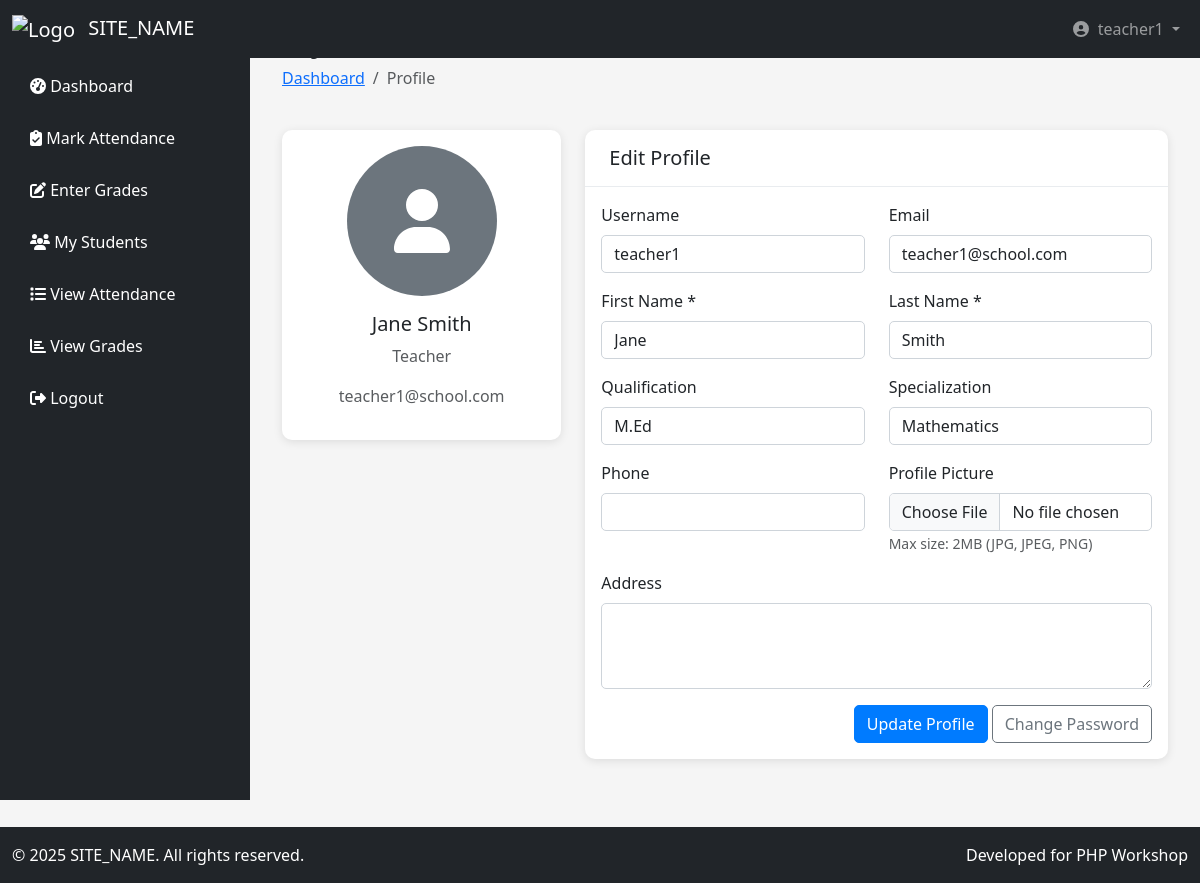
Page /pages/settings/profile.php (signed in) on the committed database.
### tables this page shows
CREATE TABLE teachers (
    teacher_id INT PRIMARY KEY AUTO_INCREMENT,
    user_id INT UNIQUE,
    employee_number VARCHAR(20) UNIQUE NOT NULL,
    first_name VARCHAR(50) NOT NULL,
    last_name VARCHAR(50) NOT NULL,
    qualification VARCHAR(100),
    specialization VARCHAR(100),
    hire_date DATE,
    salary DECIMAL(10,2),
    phone VARCHAR(20),
    address TEXT,
    profile_picture VARCHAR(255),
    created_at DATETIME DEFAULT CURRENT_TIMESTAMP,
    FOREIGN KEY (user_id) REFERENCES users(user_id) ON DELETE CASCADE,
    INDEX idx_employee_number (employee_number)
);

CREATE TABLE users (
    user_id INT PRIMARY KEY AUTO_INCREMENT,
    username VARCHAR(50) UNIQUE NOT NULL,
    email VARCHAR(100) UNIQUE NOT NULL,
    password VARCHAR(255) NOT NULL,
    user_type ENUM('admin', 'teacher', 'student') NOT NULL,
    is_active BOOLEAN DEFAULT TRUE,
    created_at DATETIME DEFAULT CURRENT_TIMESTAMP,
    updated_at DATETIME DEFAULT CURRENT_TIMESTAMP ON UPDATE CURRENT_TIMESTAMP
);

### pages/settings/profile.php (the view, shortened to what this page needs)
<?php
$database = new Database();
$db = $database->getConnection();
$user_id = $_SESSION['user_id'];
$user_type = $_SESSION['user_type'];
if($user_type == 'admin') {
    $query = "SELECT a.*, u.username, u.email FROM admins a
              JOIN users u ON a.user_id = u.user_id
              WHERE a.user_id = ?";
} elseif($user_type == 'teacher') {
    $query = "SELECT t.*, u.username, u.email FROM teachers t
              JOIN users u ON t.user_id = u.user_id
              WHERE t.user_id = ?";
} else {
    $query = "SELECT s.*, u.username, u.email, c.class_name FROM students s
              JOIN users u ON s.user_id = u.user_id
              LEFT JOIN classes c ON s.class_id = c.class_id
              WHERE s.user_id = ?";
}
$stmt = $db->prepare($query);
$stmt->execute([$user_id]);
$user = $stmt->fetch(PDO::FETCH_ASSOC);
include '../../includes/header.php';
include '../../includes/sidebar.php';
?>
<div class="content">
    <div class="container-fluid">
        <div class="row mb-4">
            <div class="col-12">
                <h2>My Profile</h2>
                <nav aria-label="breadcrumb">
                    <ol class="breadcrumb">
                        <li class="breadcrumb-item"><a href="../dashboard/<?php echo $user_type; ?>_dashboard.php">Dashboard</a></li>
                        <li class="breadcrumb-item active">Profile</li>
                    </ol>
                </nav>
            </div>
        </div>
        <div class="row">
            <div class="col-md-4">
                <div class="card">
                    <div class="card-body text-center">
                        <div class="mb-3">
                            <?php if(!empty($user['profile_picture'])): ?>
                                <img src="../../uploads/profiles/<?php echo $user['profile_picture']; ?>"
                                     alt="Profile Picture" class="rounded-circle" style="width: 150px; height: 150px; object-fit: cover;">
                            <?php else: ?>
                                <div class="bg-secondary rounded-circle d-inline-flex align-items-center justify-content-center"
                                     style="width: 150px; height: 150px;">
                                    <i class="fas fa-user fa-4x text-white"></i>
                                </div>
                            <?php endif; ?>
                        </div>
                        <h5><?php echo htmlspecialchars($user['full_name'] ?? $user['first_name'] . ' ' . $user['last_name']); ?></h5>
                        <p class="text-muted"><?php echo ucfirst($user_type); ?></p>
                        <p class="text-muted"><?php echo htmlspecialchars($user['email']); ?></p>
                    </div>
                </div>
            </div>
            <div class="col-md-8">
                <div class="card">
                    <div class="card-header">
                        <h5 class="card-title mb-0">Edit Profile</h5>
                    </div>
                    <div class="card-body">
                        <form method="POST" enctype="multipart/form-data">
                            <div class="row">
                                <div class="col-md-6 mb-3">
                                    <label class="form-label">Username</label>
                                    <input type="text" class="form-control" value="<?php echo htmlspecialchars($user['username']); ?>" readonly>
                                </div>
                                <div class="col-md-6 mb-3">
                                    <label class="form-label">Email</label>
                                    <input type="email" class="form-control" value="<?php echo htmlspecialchars($user['email']); ?>" readonly>
                                </div>
                            </div>
                            <?php if($user_type == 'admin'): ?>
                                <div class="row">
                                    <div class="col-md-6 mb-3">
                                        <label class="form-label">Full Name *</label>
                                        <input type="text" class="form-control" name="full_name"
                                               value="<?php echo htmlspecialchars($user['full_name']); ?>" required>
                                    </div>
                                    <div class="col-md-6 mb-3">
                                        <label class="form-label">Position</label>
                                        <input type="text" class="form-control" name="position"
                                               value="<?php echo htmlspecialchars($user['position']); ?>">
                                    </div>
                                </div>
                            <?php else: ?>
                                <div class="row">
                                    <div class="col-md-6 mb-3">
                                        <label class="form-label">First Name *</label>
                                        <input type="text" class="form-control" name="first_name"
                                               value="<?php echo htmlspecialchars($user['first_name']); ?>" required>
                                    </div>
                                    <div class="col-md-6 mb-3">
                                        <label class="form-label">Last Name *</label>
                                        <input type="text" class="form-control" name="last_name"
                                               value="<?php echo htmlspecialchars($user['last_name']); ?>" required>
                                    </div>
                                </div>
                            <?php endif; ?>
                            <?php if($user_type == 'teacher'): ?>
                                <div class="row">
                                    <div class="col-md-6 mb-3">
                                        <label class="form-label">Qualification</label>
                                        <input type="text" class="form-control" name="qualification"
                                               value="<?php echo htmlspecialchars($user['qualification']); ?>">
                                    </div>
                                    <div class="col-md-6 mb-3">
                                        <label class="form-label">Specialization</label>
                                        <input type="text" class="form-control" name="specialization"
                                               value="<?php echo htmlspecialchars($user['specialization']); ?>">
                                    </div>
                                </div>
                            <?php endif; ?>
                            <div class="row">
                                <div class="col-md-6 mb-3">
                                    <label class="form-label">Phone</label>
                                    <input type="tel" class="form-control" name="phone"
                                           value="<?php echo htmlspecialchars($user['phone']); ?>">
                                </div>
                                <div class="col-md-6 mb-3">
                                    <label class="form-label">Profile Picture</label>
                                    <input type="file" class="form-control" name="profile_picture" accept="image/*">
                                    <small class="text-muted">Max size: 2MB (JPG, JPEG, PNG)</small>
                                </div>
                            </div>
                            <?php if($user_type != 'admin'): ?>
                                <div class="mb-3">
                                    <label class="form-label">Address</label>
                                    <textarea class="form-control" name="address" rows="3"><?php echo htmlspecialchars($user['address']); ?></textarea>
                                </div>
                            <?php endif; ?>
                            <div class="text-end">
                                <button type="submit" class="btn btn-primary">Update Profile</button>
                                <a href="change_password.php" class="btn btn-outline-secondary">Change Password</a>
                            </div>
                        </form>
                    </div>
                </div>
            </div>
        </div>
    </div>
</div>
<?php include '../../includes/footer.php'; ?>

### assets/css/style.css (style rules this page uses)
:root { --primary-color: #007bff; --secondary-color: #6c757d; --success-color: #28a745; --info-color: #17a2b8; --warning-color: #ffc107; --danger-color: #dc3545; --light-color: #f8f9fa; --dark-color: #343a40; }
body { font-family: 'Segoe UI', Tahoma, Geneva, Verdana, sans-serif; background-color: #f5f5f5; }
.content { margin-left: 250px; padding: 20px; transition: margin-left 0.3s; }
.card { border: none; border-radius: 10px; box-shadow: 0 2px 10px rgba(0, 0, 0, 0.1); transition: transform 0.3s, box-shadow 0.3s; }
.card-header { background: transparent; border-bottom: 1px solid #e9ecef; padding: 1rem 1.5rem; }
.btn { border-radius: 5px; font-weight: 500; transition: all 0.3s; }
.btn-primary { background: var(--primary-color); border-color: var(--primary-color); }
.form-control, .form-select { border-radius: 5px; border: 1px solid #ced4da; transition: border-color 0.3s, box-shadow 0.3s; }

### rows in the picture
teachers: first_name+last_name "Jane Smith", user.email "teacher1@school.com", user.username "teacher1", first_name "Jane", last_name "Smith", qualification "M.Ed", specialization "Mathematics"

### other values in the picture
SITE_NAME "SITE_NAME"
$_SESSION['username'] "teacher1"
$user_type "Teacher"
